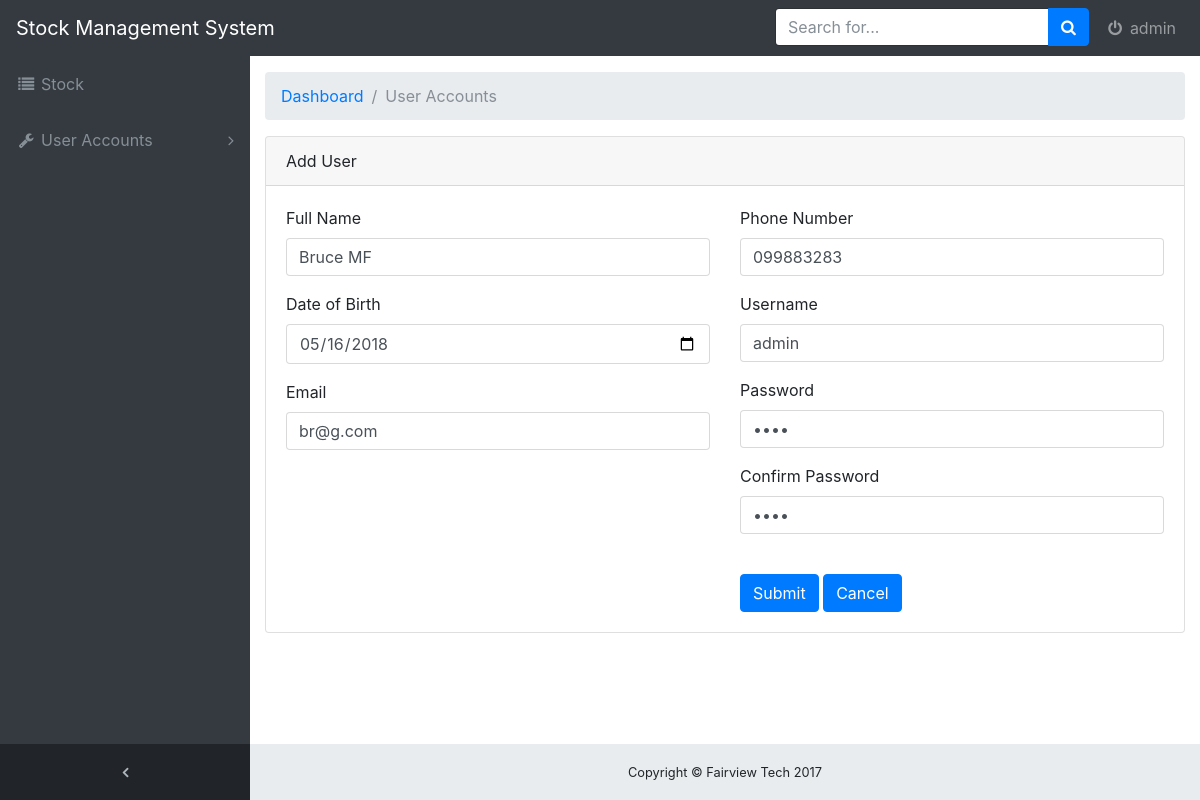
/edituser.php?edit=1 (signed in), run on the app's committed database.
### tables this page shows
CREATE TABLE `users` (
  `user_id` int(10) NOT NULL,
  `name` varchar(15) NOT NULL,
  `dob` date DEFAULT NULL,
  `phone` varchar(12) DEFAULT NULL,
  `email` varchar(20) DEFAULT NULL,
  `username` varchar(20) DEFAULT NULL,
  `passw` varchar(15) DEFAULT NULL,
  `role_id` int(10) NOT NULL,
  `status` int(10) DEFAULT NULL
);

### control/user.control.php (called while the page is built, shortened)
<?php
include "class/user.class.php";
$object = new users();
?>

### class/user.class.php (called while the page is built, shortened)
<?php
	class users {
		var $con;
		public function connect($host, $user, $pass, $db){
			$this->con = new mysqli ($host, $user, $pass, $db);
			if($this->con->connect_error){
				return false;
			} else {
				return true;
			}
		}
		public function selectEdit($userid){
			$statement = mysqli_query($this->con, "SELECT * FROM users WHERE user_id = '$userid'");
			if($statement) {
				$result = mysqli_num_rows($statement);
				if($result > 0) {
					return $statement;
				} else {
					return false;
				}
			} else {
				return false;
			}
		}
	}
?>

### edituser.php (the view, shortened to what this page needs)
<?php include "header.php"; ?>
   <div class="content-wrapper">
      <div class="container-fluid">
        <ol class="breadcrumb">
          <li class="breadcrumb-item">
            <a href="#">Dashboard</a>
          </li>
          <li class="breadcrumb-item active">User Accounts</li>
        </ol>
        <?php require_once "control/user.control.php"; ?>
        <div class="card mb-3">
          <div class="card-header"> Add User </div>
          <div class="card-body">
            <div class="row">
            <?php
            if(isset($_GET['edit'])) {
                $edit = $_GET['edit'];
            $select = $object->selectEdit($edit);
            while($rows=$select->fetch_assoc()){
                ?>
                                <div class="col-lg-6">
                                    <form role="form" action="<?php echo htmlspecialchars($_SERVER['PHP_SELF']);?>" method="post">
                                        <div class="form-group">
                                            <label>Full Name</label>
                                            <input class="form-control" value="<?php echo $rows['name']; ?>" type="text" name="efname" required="" placeholder="..e.g John Banda">
                                        </div>
                                        <div class="form-group">
                                            <label>Date of Birth</label>
                                            <input class="form-control" value="<?php echo $rows['dob']; ?>" type="date" name="edob" required="">
                                        </div>
                                        <div class="form-group">
                                            <label>Email</label>
                                            <input value="<?php echo $rows['email']; ?>" name="eemail" class="form-control" placeholder="..e.g jbanda@company.net">
                                        </div>
                                        </div>
                                        <div class="col-lg-6">
                                        <div class="form-group">
                                            <label>Phone Number</label>
                                            <input value="<?php echo $rows['phone']; ?>" class="form-control" type="text" name="ephone" required="" placeholder="..e.g +265999944655">
                                        </div>
                                        <div class="form-group">
                                            <label>Username</label>
                                            <input value="<?php echo $rows['username']; ?>" class="form-control" type="text" name="eusername" required="" placeholder="..e.g jbanda">
                                        </div>
                                        <div class="form-group">
                                            <label>Password</label>
                                            <input value="<?php echo $rows['passw']; ?>" class="form-control" type="password" name="epass1" required="">
                                        </div>
                                        <div class="form-group">
                                            <label>Confirm Password</label>
                                            <input value="<?php echo $rows['passw']; ?>" class="form-control" type="password" name="epass2" required="">
                                        </div>
                                        <br/>
                                        <input type="submit" class="btn btn-primary"  name="edits" value="Submit"/>
                                        <a href="users.php" class="btn btn-primary"> Cancel </a>
                        <?php }}?>
                                </div>
                            </div>
          </div>
          </div>
                    </div>
    </div>
<?php include "footer.php"; ?>

### header.php (shortened to what this page needs)
<!DOCTYPE html>
<html lang="en">
  <head>
    <link href="css/vendor/bootstrap/css/bootstrap.min.css" rel="stylesheet">
    <link href="css/vendor/font-awesome/css/font-awesome.min.css" rel="stylesheet" type="text/css">
    <link href="css/vendor/datatables/dataTables.bootstrap4.css" rel="stylesheet">
    <link href="css/sb-admin.css" rel="stylesheet">
  </head>
  <body class="fixed-nav sticky-footer bg-dark" id="page-top">
    <nav class="navbar navbar-expand-lg navbar-dark bg-dark fixed-top" id="mainNav">
      <a class="navbar-brand" href="#">Stock Management System</a>
      <div class="collapse navbar-collapse" id="navbarResponsive">
        <ul class="navbar-nav navbar-sidenav" id="exampleAccordion">
          <li class="nav-item" data-toggle="tooltip" data-placement="right" title="Charts">
            <a class="nav-link" href="stock.php">
              <i class="fa fa-fw fa-list"></i>
              <span class="nav-link-text">
                Stock</span>
            </a>
          </li>
          <li class="nav-item" data-toggle="tooltip" data-placement="right" title="Components">
            <a class="nav-link nav-link-collapse collapsed" data-toggle="collapse" href="#collapseComponents" data-parent="#exampleAccordion">
              <i class="fa fa-fw fa-wrench"></i>
              <span class="nav-link-text">
                User Accounts</span>
            </a>
          </li>
        </ul>
        <ul class="navbar-nav sidenav-toggler">
          <li class="nav-item">
            <a class="nav-link text-center" id="sidenavToggler">
              <i class="fa fa-fw fa-angle-left"></i>
            </a>
          </li>
        </ul>
        <ul class="navbar-nav ml-auto">
          <li class="nav-item">
            <form class="form-inline my-2 my-lg-0 mr-lg-2">
              <div class="input-group">
                <input type="text" class="form-control" placeholder="Search for...">
                <span class="input-group-btn">
                  <button class="btn btn-primary" type="button">
                    <i class="fa fa-search"></i>
                  </button>
                </span>
              </div>
            </form>
          </li>
          <li class="nav-item">
            <a class="nav-link" data-toggle="modal" data-target="#exampleModal">
              <i class="fa fa-fw fa-power-off"></i>
              <?php
                    $con = new mysqli ("localhost", "root", "", "inv") or die (mysqli_connect_error());
                    $select = mysqli_query($con, "SELECT username FROM users WHERE user_id = '".$_SESSION['user']."' ");
                    if($select){
                      $result = $select->num_rows;
                      if($result == 1){
                    while($rows=$select->fetch_assoc()) {
                      echo $rows['username'];
                    } } }
               ?></a>
          </li>
        </ul>
      </div>
    </nav>

### css/sb-admin.css (style rules this page uses)
html { position: relative; min-height: 100%; }
body.sticky-footer { margin-bottom: 56px; }
body.sticky-footer .content-wrapper { min-height: calc(100vh - 56px - 56px); }
body.fixed-nav { padding-top: 56px; }
.content-wrapper { min-height: calc(100vh - 56px); padding-top: 1rem; }
#mainNav .navbar-collapse { overflow: auto; max-height: 75vh; }
#mainNav .navbar-collapse .navbar-nav .nav-item .nav-link { cursor: pointer; }
#mainNav .navbar-collapse .navbar-sidenav .nav-link-collapse:after { float: right; content: '\f107'; font-family: 'FontAwesome'; }
#mainNav .navbar-collapse .navbar-sidenav .nav-link-collapse.collapsed:after { content: '\f105'; }
#mainNav .navbar-collapse .sidenav-toggler { display: none; }
@media (min-width: 992px) { #mainNav .navbar-brand { width: 250px; } }
@media (min-width: 992px) { #mainNav .navbar-collapse { overflow: visible; max-height: none; } }
@media (min-width: 992px) { #mainNav .navbar-collapse .navbar-sidenav { position: absolute; top: 0; left: 0; overflow-x: hidden; overflow-y: auto; -webkit-flex-direction: column; -ms-flex-direction: column; flex-direction: column; margin-top: 56px; } }
@media (min-width: 992px) { #mainNav .navbar-collapse .navbar-sidenav > .nav-item { width: 250px; padding: 0; } }
@media (min-width: 992px) { #mainNav .navbar-collapse .navbar-sidenav > .nav-item > .nav-link { padding: 1em; } }
#mainNav.navbar-dark .navbar-collapse .navbar-sidenav .nav-link-collapse:after { color: #868e96; }
#mainNav.navbar-dark .navbar-collapse .navbar-sidenav > .nav-item > .nav-link { color: #868e96; }
@media (min-width: 992px) { #mainNav.navbar-dark .navbar-collapse .navbar-sidenav { background: #343a40; } }
#mainNav.fixed-top .sidenav-toggler { display: none; }
@media (min-width: 992px) { #mainNav.fixed-top .navbar-sidenav { height: calc(100vh - 112px); } }
@media (min-width: 992px) { #mainNav.fixed-top .sidenav-toggler { position: absolute; top: 0; left: 0; display: flex; overflow-x: hidden; overflow-y: auto; -webkit-flex-direction: column; -ms-flex-direction: column; flex-direction: column; margin-top: calc(100vh - 56px); } }
@media (min-width: 992px) { #mainNav.fixed-top .sidenav-toggler > .nav-item { width: 250px; padding: 0; } }
@media (min-width: 992px) { #mainNav.fixed-top .sidenav-toggler > .nav-item > .nav-link { padding: 1em; } }
#mainNav.fixed-top.navbar-dark .sidenav-toggler { background-color: #212529; }
#mainNav.fixed-top.navbar-dark .sidenav-toggler a i { color: #adb5bd; }
.content-wrapper { overflow-x: hidden; background: white; }
@media (min-width: 992px) { .content-wrapper { margin-left: 250px; } }
#sidenavToggler i { font-weight: 800; }

### data on the page
users: username "admin", efname "Bruce MF", edob "05/16/2018", eemail "br@g.com", ephone "099883283", eusername "admin"
